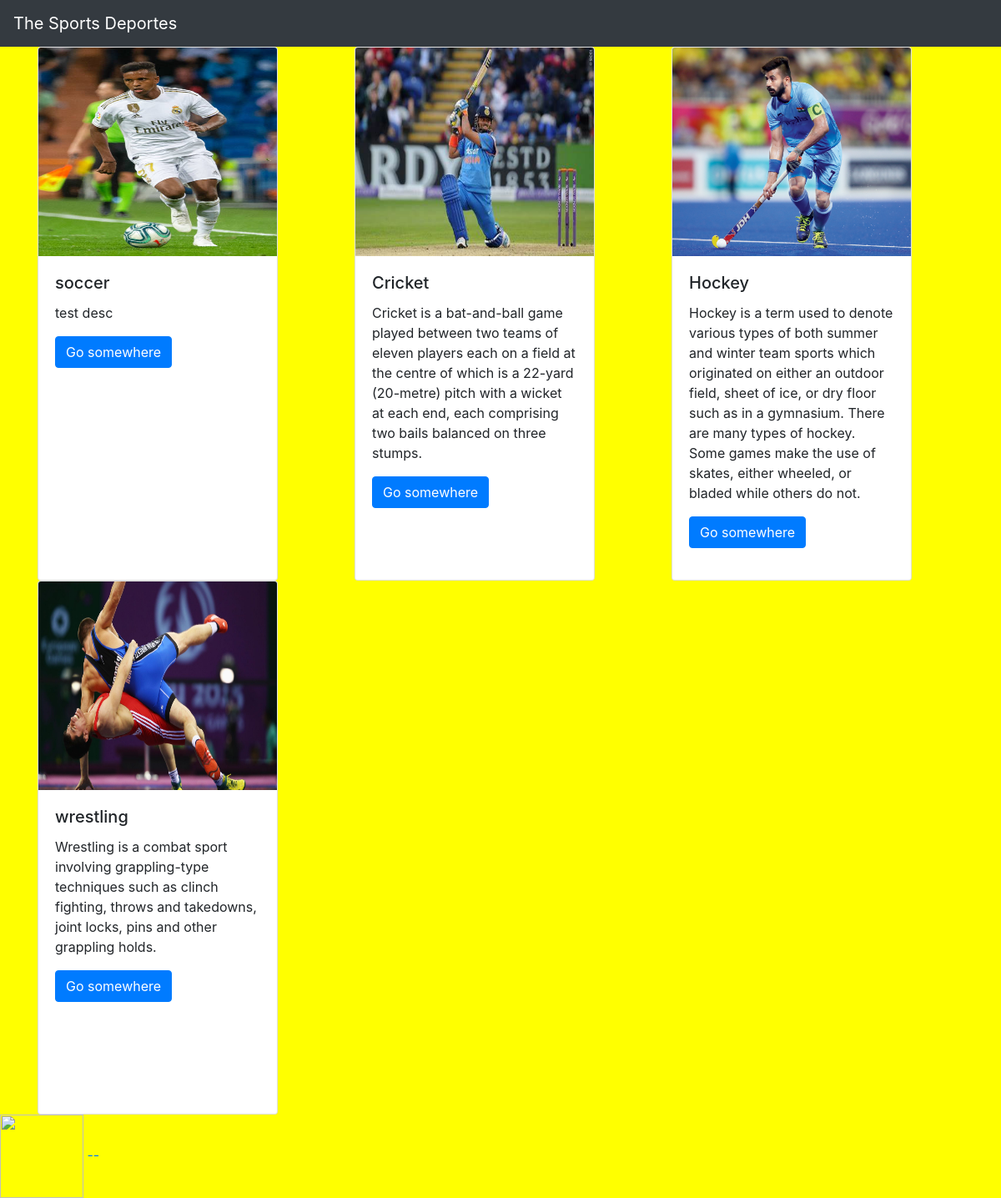
The page / on the database its author committed.
### sportsapp/models.py (models this page shows, shortened)
class event(models.Model):
    name = models.CharField(max_length=100)
    description = models.TextField()
    team = models.TextField()
    image = models.ImageField(upload_to='images')

### sportsapp/views.py (the view)
# urls.py: path('',views.index,name='index'),
def index(request):
    obj=event.objects.all()
    context= {
        'event_list':obj
    }
    return render(request,"index.html",context)

### templates/index.html
{% extends 'base.html' %}
{% block body %}
<div class="container">
   <div class="row">
    {% for i in event_list %}
       <div class="col-md-4">
        <div class="card" style="width: 18rem; height: 40rem;">
  <img class="card-img-top" src="{{i.image.url}}" alt="Card image cap" width="100px" height="250px">
  <div class="card-body">
    <h5 class="card-title">{{i.name}}</h5>
    <p class="card-text">{{i.description}}</p>
    <a href="{% url 'sportsapp:detail' i.id %}" class="btn btn-primary">Go somewhere</a>
  </div>
</div>
       </div>
    {% endfor %}
   </div>
</div>
<img src="{{ i.image.url }}" width="100" height="100">
<a href=>--{{i.name}}<br>
 {% endblock %}

### templates/base.html (shortened to what this page needs)
{% load static %}
<!DOCTYPE html>
<html lang="en">
<head>
    <link rel="stylesheet" href="https://cdn.jsdelivr.net/npm/bootstrap@4.0.0/dist/css/bootstrap.min.css">
    <link rel="stylesheet" href="{% static 'style.css' %}">
</head>
<body>
<nav class="navbar navbar-dark bg-dark">
  <a class="navbar-brand" href="#">
     The Sports Deportes
  </a>
</nav>
{% block body %}
{% endblock %}
    </body>
</html>

### static/style.css (style rules this page uses)
body { background-color: yellow; }

### rows shown on the page
event: image (picture), name "soccer", description "test desc"
event: image (picture), name "Cricket", description "Cricket is a bat-and-ball game played between two teams of eleven players each on a field at the centre of which is a 22-yard (20-metre) pitch with a wicket at each end, each comprising two bails balanced on three stumps."
event: image (picture), name "Hockey", description "Hockey is a term used to denote various types of both summer and winter team sports which originated on either an outdoor field, sheet of ice, or dry floor such as in a gymnasium. There are many types of hockey. Some games make the use of skates, either wheeled, or bladed while others do not."
event: image (picture), name "wrestling", description "Wrestling is a combat sport involving grappling-type techniques such as clinch fighting, throws and takedowns, joint locks, pins and other grappling holds."
